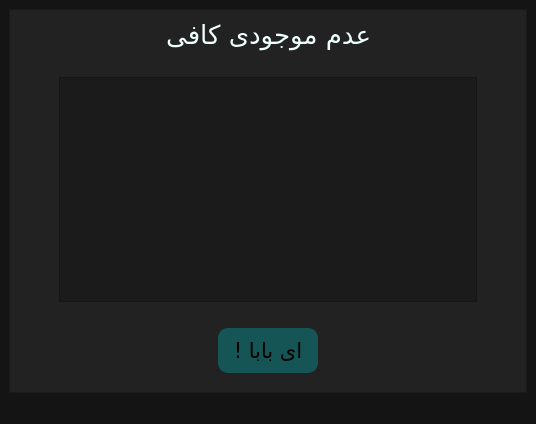
<?xml version="1.0" encoding="UTF-8"?>
<ui version="4.0">
 <class>MainWindow</class>
 <widget class="QMainWindow" name="MainWindow">
  <property name="geometry">
   <rect>
    <x>0</x>
    <y>0</y>
    <width>536</width>
    <height>424</height>
   </rect>
  </property>
  <property name="windowTitle">
   <string>موجودیت کافی نیست مشتی</string>
  </property>
  <property name="styleSheet">
   <string notr="true">QWidget{
    background-color: rgb(20, 20, 20);
}
QFrame{
    background-color: rgb(34, 34, 34);
}

QLabel{
    font-size: 26px;
    color: rgb(238, 255, 254);
}
QPushButton{
    background-color: rgb(21, 85, 85);
    border-radius: 10px;
}
QPushButton:hover{
    background-color: rgba(38, 117, 117, 0.877);
}
QTextBrowser{
    background-color: rgb(27, 27, 27);

}
</string>
  </property>
  <widget class="QWidget" name="centralwidget">
   <layout class="QGridLayout" name="gridLayout_6">
    <item row="0" column="0">
     <layout class="QGridLayout" name="gridLayout_4">
      <item row="0" column="0">
       <widget class="QFrame" name="frame">
        <property name="frameShape">
         <enum>QFrame::Shape::StyledPanel</enum>
        </property>
        <property name="frameShadow">
         <enum>QFrame::Shadow::Raised</enum>
        </property>
        <layout class="QGridLayout" name="gridLayout_5">
         <item row="0" column="0">
          <layout class="QGridLayout" name="gridLayout">
           <item row="0" column="1">
            <widget class="QLabel" name="label">
             <property name="font">
              <font>
               <family>B Nazanin</family>
               <pointsize>-1</pointsize>
              </font>
             </property>
             <property name="text">
              <string>عدم موجودی کافی</string>
             </property>
            </widget>
           </item>
           <item row="0" column="0">
            <spacer name="horizontalSpacer">
             <property name="orientation">
              <enum>Qt::Orientation::Horizontal</enum>
             </property>
             <property name="sizeHint" stdset="0">
              <size>
               <width>40</width>
               <height>20</height>
              </size>
             </property>
            </spacer>
           </item>
           <item row="0" column="2">
            <spacer name="horizontalSpacer_2">
             <property name="orientation">
              <enum>Qt::Orientation::Horizontal</enum>
             </property>
             <property name="sizeHint" stdset="0">
              <size>
               <width>40</width>
               <height>20</height>
              </size>
             </property>
            </spacer>
           </item>
          </layout>
         </item>
         <item row="1" column="0">
          <layout class="QGridLayout" name="gridLayout_2">
           <property name="topMargin">
            <number>20</number>
           </property>
           <property name="rightMargin">
            <number>0</number>
           </property>
           <property name="bottomMargin">
            <number>20</number>
           </property>
           <item row="0" column="1">
            <widget class="QTextBrowser" name="textBrowser">
             <property name="minimumSize">
              <size>
               <width>400</width>
               <height>200</height>
              </size>
             </property>
             <property name="font">
              <font>
               <family>B Nazanin</family>
               <pointsize>14</pointsize>
              </font>
             </property>
            </widget>
           </item>
           <item row="0" column="0">
            <spacer name="horizontalSpacer_5">
             <property name="orientation">
              <enum>Qt::Orientation::Horizontal</enum>
             </property>
             <property name="sizeType">
              <enum>QSizePolicy::Policy::Minimum</enum>
             </property>
             <property name="sizeHint" stdset="0">
              <size>
               <width>40</width>
               <height>20</height>
              </size>
             </property>
            </spacer>
           </item>
           <item row="0" column="2">
            <spacer name="horizontalSpacer_6">
             <property name="orientation">
              <enum>Qt::Orientation::Horizontal</enum>
             </property>
             <property name="sizeType">
              <enum>QSizePolicy::Policy::Minimum</enum>
             </property>
             <property name="sizeHint" stdset="0">
              <size>
               <width>40</width>
               <height>20</height>
              </size>
             </property>
            </spacer>
           </item>
          </layout>
         </item>
         <item row="2" column="0">
          <layout class="QGridLayout" name="gridLayout_3">
           <property name="bottomMargin">
            <number>10</number>
           </property>
           <item row="0" column="0">
            <spacer name="horizontalSpacer_4">
             <property name="orientation">
              <enum>Qt::Orientation::Horizontal</enum>
             </property>
             <property name="sizeHint" stdset="0">
              <size>
               <width>40</width>
               <height>20</height>
              </size>
             </property>
            </spacer>
           </item>
           <item row="0" column="1">
            <widget class="QPushButton" name="ok">
             <property name="minimumSize">
              <size>
               <width>100</width>
               <height>45</height>
              </size>
             </property>
             <property name="font">
              <font>
               <family>B Nazanin</family>
               <pointsize>16</pointsize>
              </font>
             </property>
             <property name="cursor">
              <cursorShape>PointingHandCursor</cursorShape>
             </property>
             <property name="text">
              <string>! ای بابا</string>
             </property>
            </widget>
           </item>
           <item row="0" column="2">
            <spacer name="horizontalSpacer_3">
             <property name="orientation">
              <enum>Qt::Orientation::Horizontal</enum>
             </property>
             <property name="sizeHint" stdset="0">
              <size>
               <width>40</width>
               <height>20</height>
              </size>
             </property>
            </spacer>
           </item>
          </layout>
         </item>
        </layout>
       </widget>
      </item>
     </layout>
    </item>
   </layout>
  </widget>
  <widget class="QMenuBar" name="menubar">
   <property name="geometry">
    <rect>
     <x>0</x>
     <y>0</y>
     <width>536</width>
     <height>33</height>
    </rect>
   </property>
  </widget>
  <widget class="QStatusBar" name="statusbar"/>
 </widget>
 <resources/>
 <connections/>
</ui>
